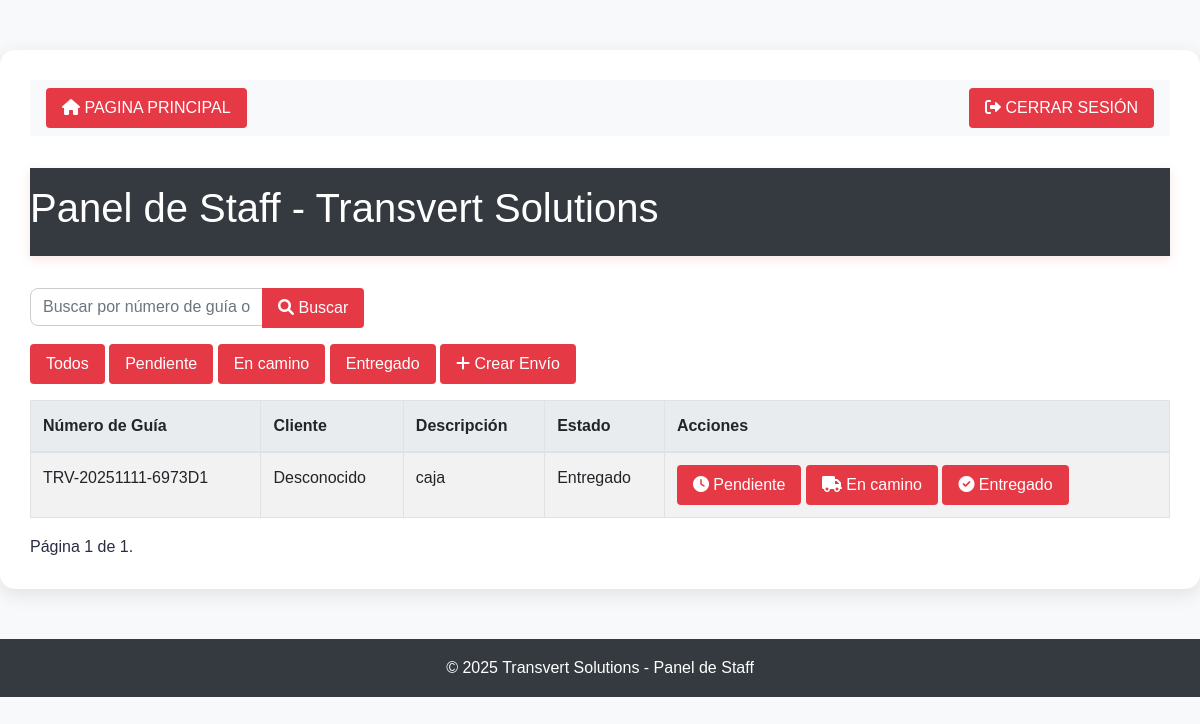
The app's page /staff_panel/?estado=Entregado (signed in) with its own data.
### core/models.py (models this page shows, shortened)
class Envio(models.Model):
    numero_guia = models.CharField(max_length=255)
    cliente = models.CharField(max_length=255)
    descripcion = models.TextField()
    estado = models.CharField(max_length=255)
    direccion_origen = models.CharField(max_length=255, blank=True, null=True)
    direccion_destino = models.CharField(max_length=255, blank=True, null=True)

### core/views.py (the view)
# urls.py: path('staff_panel/', views.staff_panel, name='staff_panel'),
@login_required
@user_passes_test(lambda u: u.is_staff, login_url='staff_panel')
def staff_panel(request):
    envios = Envio.objects.all()
    estado = request.GET.get('estado')
    q = request.GET.get('q')
    if estado and estado != 'todos':
        envios = envios.filter(estado=estado)
    if q:
        envios = envios.filter(Q(numero_guia__icontains=q) | Q(cliente__icontains=q))
    paginator = Paginator(envios, 10)  # 10 envíos por página
    page_number = request.GET.get('page')
    envios = paginator.get_page(page_number)
    return render(request, 'staff_panel.html', {'envios': envios})

### core/templates/staff_panel.html (shortened to what this page needs)
{% load static %}
<!DOCTYPE html>
<html lang="es">
<head>
    <link rel="stylesheet" href="https://stackpath.bootstrapcdn.com/bootstrap/4.5.2/css/bootstrap.min.css">
    <link rel="stylesheet" href="https://cdnjs.cloudflare.com/ajax/libs/font-awesome/6.0.0/css/all.min.css"
/>
    <link rel="stylesheet" href="{% static 'styles.css' %}?v={{ now|date:'U' }}">
</head>
<body>
<div class="container">
    <nav class="d-flex justify-content-between align-items-center">
        <div>
            <a href="{% url 'index' %}" class="btn btn-primary"><i class="fas fa-home"></i> PAGINA PRINCIPAL</a>
        </div>
        <div>
            <a class="logout btn btn-danger" href="{% url 'logout' %}" aria-label="Cerrar sesión"><i
                    class="fas fa-sign-out-alt"></i> CERRAR SESIÓN</a>
        </div>
    </nav>
    <header>
        <h1>Panel de Staff - Transvert Solutions</h1>
    </header>
    <div class="mb-3">
        <form method="get" class="form-inline">
            <div class="input-group">
                <input type="text" class="form-control" name="q" placeholder="Buscar por número de guía o cliente" value="{{ request.GET.q }}">
                <div class="input-group-append">
                    <button class="btn btn-outline-secondary" type="submit"><i class="fas fa-search"></i> Buscar</button>
                </div>
            </div>
        </form>
    </div>
    <div class="mb-3">
        <a href="?estado=todos{% if request.GET.q %}&q={{ request.GET.q }}{% endif %}" class="btn btn-sm btn-secondary">Todos</a>
        <a href="?estado=Pendiente{% if request.GET.q %}&q={{ request.GET.q }}{% endif %}" class="btn btn-sm btn-warning">Pendiente</a>
        <a href="?estado=En camino{% if request.GET.q %}&q={{ request.GET.q }}{% endif %}" class="btn btn-sm btn-info">En camino</a>
        <a href="?estado=Entregado{% if request.GET.q %}&q={{ request.GET.q }}{% endif %}" class="btn btn-sm btn-success">Entregado</a>
        <a href="{% url 'crear_envio' %}" class="btn btn-sm btn-primary"><i class="fas fa-plus"></i> Crear Envío</a>
    </div>
    <table class="table table-striped table-bordered">
        <thead>
        <tr>
            <th>Número de Guía</th>
            <th>Cliente</th>
            <th>Descripción</th>
            <th>Estado</th>
            <th>Acciones</th>
        </tr>
        </thead>
        <tbody>
        {% for envio in envios %}
        <tr id="envio-{{ envio.id }}">
            <td>{{ envio.numero_guia }}</td>
            <td>{{ envio.cliente }}</td>
            <td>{{ envio.descripcion }}</td>
            <td class="estado">{{ envio.estado }}</td>
            <td>
                <button class="btn btn-sm btn-warning" onclick="cambiarEstado({{ envio.id }}, 'Pendiente')"><i class="fas fa-clock"></i> Pendiente</button>
                <button class="btn btn-sm btn-info" onclick="cambiarEstado({{ envio.id }}, 'En camino')"><i class="fas fa-truck"></i> En camino</button>
                <button class="btn btn-sm btn-success" onclick="cambiarEstado({{ envio.id }}, 'Entregado')"><i class="fas fa-check-circle"></i> Entregado</button>
            </td>
        </tr>
        {% endfor %}
        </tbody>
    </table>
    <div class="pagination">
        <span class="step-links">
            <span class="current">
                Página {{ envios.number }} de {{ envios.paginator.num_pages }}.
            </span>
        </span>
    </div>
</div>
<footer>
    © 2025 Transvert Solutions - Panel de Staff
</footer>
</body>
</html>

### core/static/styles.css (style rules this page uses)
:root { --primary: #E63946; --secondary: #1D3557; --background: #F1FAEE; --text-dark: #2B2D42; --success: #2ECC71; --warning: #F77F00; --white: #FFFFFF; }
* { margin: 0; padding: 0; box-sizing: border-box; font-family: "Poppins", sans-serif; }
body { background-color: var(--background); color: var(--text-dark); line-height: 1.6; }
header { background-color: var(--secondary); color: var(--white); display: flex; align-items: center; justify-content: space-between; padding: 15px 40px; box-shadow: 0 3px 10px rgba(228, 117, 117, 0.2); }
nav a { color: var(--white); margin-left: 25px; text-decoration: none; font-weight: 500; transition: 0.3s; }
button, .btn { background-color: var(--primary); color: var(--white); border: none; padding: 10px 18px; border-radius: 8px; cursor: pointer; font-size: 16px; font-weight: 500; transition: all 0.3s ease; }
.container { max-width: 1200px; margin: 50px auto; padding: 30px; background-color: var(--white); border-radius: 15px; box-shadow: 0 5px 20px rgba(0, 0, 0, 0.1); }
input[type="text"], input[type="password"], input[type="email"], input[type="number"] { width: 100%; padding: 12px; margin-bottom: 15px; border: 1px solid #ccc; border-radius: 8px; transition: all 0.3s ease; }
footer { background-color: var(--secondary); color: var(--white); text-align: center; padding: 25px; margin-top: 50px; }

### core/templates/staff_panel.html (style rules this page uses)
body { background-color: #f8f9fa; }
header { background-color: #343a40; color: white; text-align: center; padding: 1rem 0; margin-bottom: 2rem; }
nav { background-color: #f8f9fa; padding: 0.5rem 0; margin-bottom: 2rem; }
nav a { margin: 0 1rem; }
table { width: 100%; border-collapse: collapse; margin-bottom: 2rem; }
th, td { padding: 0.75rem; text-align: left; border-bottom: 1px solid #dee2e6; }
th { background-color: #e9ecef; font-weight: bold; }
.btn { padding: 0.5rem 1rem; border: none; border-radius: 0.25rem; cursor: pointer; }
footer { text-align: center; margin-top: 2rem; padding: 1rem 0; background-color: #343a40; color: white; }

### records on screen
Envio: numero_guia "TRV-20251111-6973D1", cliente "Desconocido", descripcion "caja", estado "Entregado"

### other values on screen
{{ envios.number }} "1"
{{ envios.paginator.num_pages }} "1"
